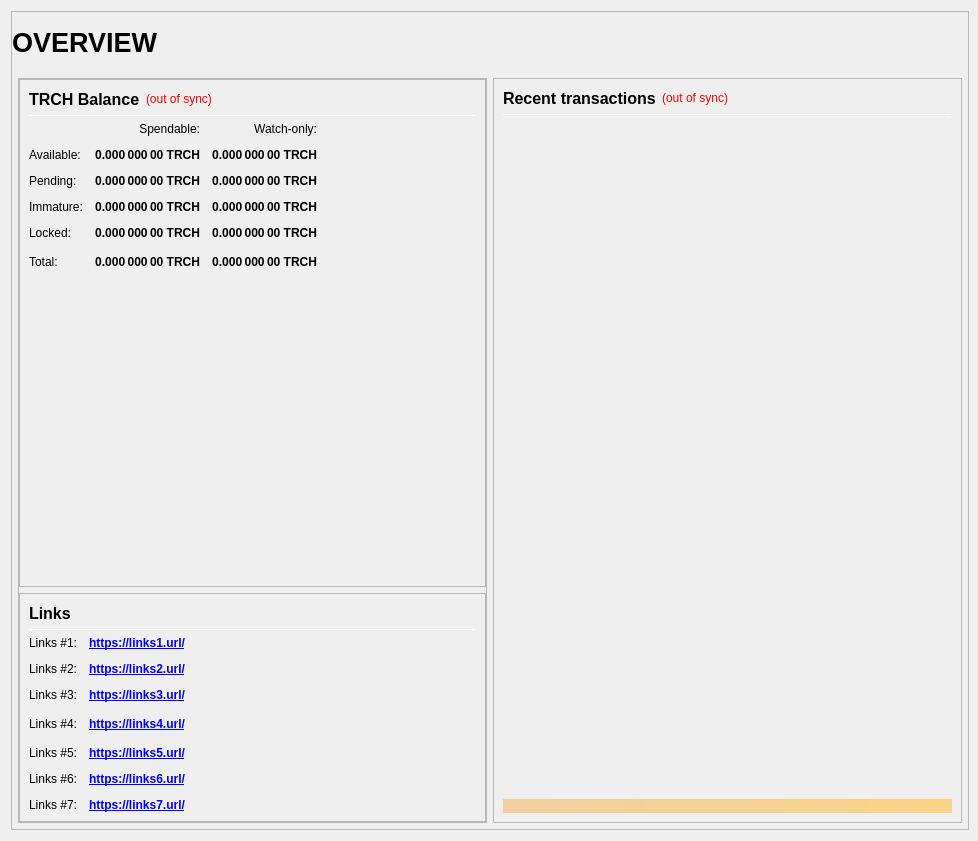
<?xml version="1.0" encoding="UTF-8"?>
<ui version="4.0">
 <class>OverviewPage</class>
 <widget class="QWidget" name="OverviewPage">
  <property name="geometry">
   <rect>
    <x>0</x>
    <y>0</y>
    <width>978</width>
    <height>841</height>
   </rect>
  </property>
  <property name="minimumSize">
   <size>
    <width>960</width>
    <height>682</height>
   </size>
  </property>
  <property name="windowTitle">
   <string>Form</string>
  </property>
  <layout class="QVBoxLayout" name="topLayout" stretch="1">
   <property name="rightMargin">
    <number>9</number>
   </property>
   <item>
    <widget class="QFrame" name="frame_BG">
     <property name="minimumSize">
      <size>
       <width>850</width>
       <height>610</height>
      </size>
     </property>
     <property name="maximumSize">
      <size>
       <width>16777215</width>
       <height>16777215</height>
      </size>
     </property>
     <property name="frameShape">
      <enum>QFrame::StyledPanel</enum>
     </property>
     <property name="frameShadow">
      <enum>QFrame::Raised</enum>
     </property>
     <layout class="QVBoxLayout" name="verticalLayout_3" stretch="1">
      <property name="leftMargin">
       <number>0</number>
      </property>
      <property name="topMargin">
       <number>0</number>
      </property>
      <property name="rightMargin">
       <number>0</number>
      </property>
      <property name="bottomMargin">
       <number>6</number>
      </property>
      <item>
       <layout class="QVBoxLayout" name="verticalLayout_Master" stretch="0,1">
        <property name="leftMargin">
         <number>0</number>
        </property>
        <property name="topMargin">
         <number>0</number>
        </property>
        <property name="rightMargin">
         <number>0</number>
        </property>
        <property name="bottomMargin">
         <number>0</number>
        </property>
        <item>
         <widget class="QFrame" name="frame_Header">
          <layout class="QVBoxLayout" name="verticalLayout_Header" stretch="0">
           <property name="leftMargin">
            <number>0</number>
           </property>
           <property name="topMargin">
            <number>0</number>
           </property>
           <property name="rightMargin">
            <number>0</number>
           </property>
           <property name="bottomMargin">
            <number>0</number>
           </property>
           <item>
            <layout class="QHBoxLayout" name="horizontalLayout_Header" stretch="1,0,1">
             <property name="spacing">
              <number>6</number>
             </property>
             <item>
              <widget class="QLabel" name="labelOverviewHeaderLeft">
               <property name="minimumSize">
                <size>
                 <width>464</width>
                 <height>60</height>
                </size>
               </property>
               <property name="maximumSize">
                <size>
                 <width>16777215</width>
                 <height>60</height>
                </size>
               </property>
               <property name="font">
                <font>
                 <pointsize>20</pointsize>
                 <weight>75</weight>
                 <bold>true</bold>
                </font>
               </property>
               <property name="text">
                <string>OVERVIEW</string>
               </property>
               <property name="alignment">
                <set>Qt::AlignLeading|Qt::AlignLeft|Qt::AlignVCenter</set>
               </property>
              </widget>
             </item>
             <item>
              <spacer name="horizontalSpacer_Header">
               <property name="orientation">
                <enum>Qt::Horizontal</enum>
               </property>
               <property name="sizeHint" stdset="0">
                <size>
                 <width>40</width>
                 <height>20</height>
                </size>
               </property>
              </spacer>
             </item>
             <item>
              <widget class="QLabel" name="labelOverviewHeaderRight">
               <property name="minimumSize">
                <size>
                 <width>464</width>
                 <height>60</height>
                </size>
               </property>
               <property name="maximumSize">
                <size>
                 <width>16777215</width>
                 <height>60</height>
                </size>
               </property>
               <property name="font">
                <font>
                 <pointsize>14</pointsize>
                </font>
               </property>
               <property name="text">
                <string/>
               </property>
               <property name="alignment">
                <set>Qt::AlignRight|Qt::AlignTrailing|Qt::AlignVCenter</set>
               </property>
              </widget>
             </item>
            </layout>
           </item>
          </layout>
         </widget>
        </item>
        <item>
         <widget class="QFrame" name="frame_Content">
          <layout class="QVBoxLayout" name="verticalLayout_Content">
           <property name="leftMargin">
            <number>6</number>
           </property>
           <property name="topMargin">
            <number>0</number>
           </property>
           <property name="rightMargin">
            <number>6</number>
           </property>
           <property name="bottomMargin">
            <number>0</number>
           </property>
           <item>
            <layout class="QHBoxLayout" name="horizontalLayout_Content" stretch="1,1">
             <property name="spacing">
              <number>6</number>
             </property>
             <item>
              <layout class="QVBoxLayout" name="verticalLayout_left" stretch="1">
               <item>
                <widget class="QFrame" name="frameObfuscation">
                 <property name="minimumSize">
                  <size>
                   <width>0</width>
                   <height>0</height>
                  </size>
                 </property>
                 <property name="frameShape">
                  <enum>QFrame::StyledPanel</enum>
                 </property>
                 <property name="frameShadow">
                  <enum>QFrame::Raised</enum>
                 </property>
                 <layout class="QVBoxLayout" name="verticalLayout" stretch="0,0,0,0">
                  <property name="leftMargin">
                   <number>0</number>
                  </property>
                  <property name="topMargin">
                   <number>0</number>
                  </property>
                  <property name="rightMargin">
                   <number>0</number>
                  </property>
                  <property name="bottomMargin">
                   <number>0</number>
                  </property>
                  <item>
                   <widget class="QFrame" name="frame_Balances">
                    <property name="frameShape">
                     <enum>QFrame::StyledPanel</enum>
                    </property>
                    <property name="frameShadow">
                     <enum>QFrame::Raised</enum>
                    </property>
                    <layout class="QVBoxLayout" name="verticalLayout_4">
                     <item>
                      <layout class="QHBoxLayout" name="horizontalLayout_4">
                       <item>
                        <widget class="QLabel" name="label_5">
                         <property name="minimumSize">
                          <size>
                           <width>0</width>
                           <height>20</height>
                          </size>
                         </property>
                         <property name="font">
                          <font>
                           <pointsize>12</pointsize>
                           <weight>75</weight>
                           <bold>true</bold>
                          </font>
                         </property>
                         <property name="text">
                          <string>TRCH Balance</string>
                         </property>
                        </widget>
                       </item>
                       <item>
                        <widget class="QLabel" name="labelWalletStatus">
                         <property name="cursor">
                          <cursorShape>WhatsThisCursor</cursorShape>
                         </property>
                         <property name="toolTip">
                          <string>The displayed information may be out of date. Your wallet automatically synchronizes with the TRCH network after a connection is established, but this process has not completed yet.</string>
                         </property>
                         <property name="styleSheet">
                          <string notr="true">QLabel { color: red; }</string>
                         </property>
                         <property name="text">
                          <string notr="true">(out of sync)</string>
                         </property>
                         <property name="alignment">
                          <set>Qt::AlignLeading|Qt::AlignLeft|Qt::AlignVCenter</set>
                         </property>
                        </widget>
                       </item>
                       <item>
                        <spacer name="horizontalSpacer_3">
                         <property name="orientation">
                          <enum>Qt::Horizontal</enum>
                         </property>
                         <property name="sizeHint" stdset="0">
                          <size>
                           <width>40</width>
                           <height>20</height>
                          </size>
                         </property>
                        </spacer>
                       </item>
                      </layout>
                     </item>
                     <item>
                      <widget class="Line" name="line_Balance">
                       <property name="minimumSize">
                        <size>
                         <width>0</width>
                         <height>1</height>
                        </size>
                       </property>
                       <property name="maximumSize">
                        <size>
                         <width>16777215</width>
                         <height>1</height>
                        </size>
                       </property>
                       <property name="orientation">
                        <enum>Qt::Horizontal</enum>
                       </property>
                      </widget>
                     </item>
                     <item>
                      <layout class="QGridLayout" name="gridLayout">
                       <property name="spacing">
                        <number>12</number>
                       </property>
                       <item row="0" column="1">
                        <widget class="QLabel" name="labelSpendable">
                         <property name="text">
                          <string>Spendable:</string>
                         </property>
                         <property name="alignment">
                          <set>Qt::AlignRight|Qt::AlignTrailing|Qt::AlignVCenter</set>
                         </property>
                        </widget>
                       </item>
                       <item row="0" column="2">
                        <widget class="QLabel" name="labelWatchonly">
                         <property name="text">
                          <string>Watch-only:</string>
                         </property>
                         <property name="alignment">
                          <set>Qt::AlignRight|Qt::AlignTrailing|Qt::AlignVCenter</set>
                         </property>
                        </widget>
                       </item>
                       <item row="1" column="0">
                        <widget class="QLabel" name="labelBalanceText">
                         <property name="text">
                          <string>Available:</string>
                         </property>
                        </widget>
                       </item>
                       <item row="1" column="1">
                        <widget class="QLabel" name="labelBalance">
                         <property name="font">
                          <font>
                           <weight>75</weight>
                           <bold>true</bold>
                          </font>
                         </property>
                         <property name="cursor">
                          <cursorShape>IBeamCursor</cursorShape>
                         </property>
                         <property name="toolTip">
                          <string>Your current spendable balance</string>
                         </property>
                         <property name="text">
                          <string notr="true">0.000 000 00 TRCH</string>
                         </property>
                         <property name="alignment">
                          <set>Qt::AlignRight|Qt::AlignTrailing|Qt::AlignVCenter</set>
                         </property>
                         <property name="textInteractionFlags">
                          <set>Qt::LinksAccessibleByMouse|Qt::TextSelectableByKeyboard|Qt::TextSelectableByMouse</set>
                         </property>
                        </widget>
                       </item>
                       <item row="1" column="2">
                        <widget class="QLabel" name="labelWatchAvailable">
                         <property name="font">
                          <font>
                           <weight>75</weight>
                           <bold>true</bold>
                          </font>
                         </property>
                         <property name="cursor">
                          <cursorShape>IBeamCursor</cursorShape>
                         </property>
                         <property name="toolTip">
                          <string>Your current balance in watch-only addresses</string>
                         </property>
                         <property name="text">
                          <string notr="true">0.000 000 00 TRCH</string>
                         </property>
                         <property name="alignment">
                          <set>Qt::AlignRight|Qt::AlignTrailing|Qt::AlignVCenter</set>
                         </property>
                         <property name="textInteractionFlags">
                          <set>Qt::LinksAccessibleByMouse|Qt::TextSelectableByKeyboard|Qt::TextSelectableByMouse</set>
                         </property>
                        </widget>
                       </item>
                       <item row="2" column="0">
                        <widget class="QLabel" name="labelPendingText">
                         <property name="text">
                          <string>Pending:</string>
                         </property>
                        </widget>
                       </item>
                       <item row="2" column="1">
                        <widget class="QLabel" name="labelUnconfirmed">
                         <property name="font">
                          <font>
                           <weight>75</weight>
                           <bold>true</bold>
                          </font>
                         </property>
                         <property name="cursor">
                          <cursorShape>IBeamCursor</cursorShape>
                         </property>
                         <property name="toolTip">
                          <string>Total of transactions that have yet to be confirmed, and do not yet count toward the spendable balance</string>
                         </property>
                         <property name="text">
                          <string notr="true">0.000 000 00 TRCH</string>
                         </property>
                         <property name="alignment">
                          <set>Qt::AlignRight|Qt::AlignTrailing|Qt::AlignVCenter</set>
                         </property>
                         <property name="textInteractionFlags">
                          <set>Qt::LinksAccessibleByMouse|Qt::TextSelectableByKeyboard|Qt::TextSelectableByMouse</set>
                         </property>
                        </widget>
                       </item>
                       <item row="2" column="2">
                        <widget class="QLabel" name="labelWatchPending">
                         <property name="font">
                          <font>
                           <weight>75</weight>
                           <bold>true</bold>
                          </font>
                         </property>
                         <property name="cursor">
                          <cursorShape>IBeamCursor</cursorShape>
                         </property>
                         <property name="toolTip">
                          <string>Unconfirmed transactions to watch-only addresses</string>
                         </property>
                         <property name="text">
                          <string notr="true">0.000 000 00 TRCH</string>
                         </property>
                         <property name="alignment">
                          <set>Qt::AlignRight|Qt::AlignTrailing|Qt::AlignVCenter</set>
                         </property>
                         <property name="textInteractionFlags">
                          <set>Qt::LinksAccessibleByMouse|Qt::TextSelectableByKeyboard|Qt::TextSelectableByMouse</set>
                         </property>
                        </widget>
                       </item>
                       <item row="3" column="0">
                        <widget class="QLabel" name="labelImmatureText">
                         <property name="text">
                          <string>Immature:</string>
                         </property>
                        </widget>
                       </item>
                       <item row="3" column="1">
                        <widget class="QLabel" name="labelImmature">
                         <property name="font">
                          <font>
                           <weight>75</weight>
                           <bold>true</bold>
                          </font>
                         </property>
                         <property name="cursor">
                          <cursorShape>IBeamCursor</cursorShape>
                         </property>
                         <property name="toolTip">
                          <string>Staked or masternode rewards that has not yet matured</string>
                         </property>
                         <property name="text">
                          <string notr="true">0.000 000 00 TRCH</string>
                         </property>
                         <property name="alignment">
                          <set>Qt::AlignRight|Qt::AlignTrailing|Qt::AlignVCenter</set>
                         </property>
                         <property name="textInteractionFlags">
                          <set>Qt::LinksAccessibleByMouse|Qt::TextSelectableByKeyboard|Qt::TextSelectableByMouse</set>
                         </property>
                        </widget>
                       </item>
                       <item row="3" column="2">
                        <widget class="QLabel" name="labelWatchImmature">
                         <property name="font">
                          <font>
                           <weight>75</weight>
                           <bold>true</bold>
                          </font>
                         </property>
                         <property name="cursor">
                          <cursorShape>IBeamCursor</cursorShape>
                         </property>
                         <property name="toolTip">
                          <string>Staked or masternode rewards in watch-only addresses that has not yet matured</string>
                         </property>
                         <property name="text">
                          <string notr="true">0.000 000 00 TRCH</string>
                         </property>
                         <property name="alignment">
                          <set>Qt::AlignRight|Qt::AlignTrailing|Qt::AlignVCenter</set>
                         </property>
                         <property name="textInteractionFlags">
                          <set>Qt::LinksAccessibleByMouse|Qt::TextSelectableByKeyboard|Qt::TextSelectableByMouse</set>
                         </property>
                        </widget>
                       </item>
                       <item row="4" column="0">
                        <widget class="QLabel" name="labelLockedBalanceText">
                         <property name="toolTip">
                          <string>Locked TRCH or Masternode collaterals.</string>
                         </property>
                         <property name="text">
                          <string>Locked:</string>
                         </property>
                        </widget>
                       </item>
                       <item row="4" column="1">
                        <widget class="QLabel" name="labelLockedBalance">
                         <property name="font">
                          <font>
                           <weight>75</weight>
                           <bold>true</bold>
                          </font>
                         </property>
                         <property name="cursor">
                          <cursorShape>IBeamCursor</cursorShape>
                         </property>
                         <property name="toolTip">
                          <string>Locked TRCH or Masternode collaterals</string>
                         </property>
                         <property name="text">
                          <string notr="true">0.000 000 00 TRCH</string>
                         </property>
                         <property name="alignment">
                          <set>Qt::AlignRight|Qt::AlignTrailing|Qt::AlignVCenter</set>
                         </property>
                         <property name="textInteractionFlags">
                          <set>Qt::LinksAccessibleByMouse|Qt::TextSelectableByKeyboard|Qt::TextSelectableByMouse</set>
                         </property>
                        </widget>
                       </item>
                       <item row="4" column="2">
                        <widget class="QLabel" name="labelWatchLocked">
                         <property name="font">
                          <font>
                           <weight>75</weight>
                           <bold>true</bold>
                          </font>
                         </property>
                         <property name="cursor">
                          <cursorShape>IBeamCursor</cursorShape>
                         </property>
                         <property name="toolTip">
                          <string>Current locked balance in watch-only addresses</string>
                         </property>
                         <property name="text">
                          <string notr="true">0.000 000 00 TRCH</string>
                         </property>
                         <property name="alignment">
                          <set>Qt::AlignRight|Qt::AlignTrailing|Qt::AlignVCenter</set>
                         </property>
                         <property name="textInteractionFlags">
                          <set>Qt::LinksAccessibleByMouse|Qt::TextSelectableByKeyboard|Qt::TextSelectableByMouse</set>
                         </property>
                        </widget>
                       </item>
                       <item row="5" column="0">
                        <widget class="QLabel" name="labelTotalText">
                         <property name="toolTip">
                          <string>Your current TRCH balance, unconfirmed and immature transactions included</string>
                         </property>
                         <property name="text">
                          <string>Total:</string>
                         </property>
                        </widget>
                       </item>
                       <item row="5" column="1">
                        <widget class="QLabel" name="labelTotal">
                         <property name="font">
                          <font>
                           <weight>75</weight>
                           <bold>true</bold>
                          </font>
                         </property>
                         <property name="cursor">
                          <cursorShape>IBeamCursor</cursorShape>
                         </property>
                         <property name="toolTip">
                          <string>Your current TRCH balance, unconfirmed and immature transactions included</string>
                         </property>
                         <property name="text">
                          <string notr="true">0.000 000 00 TRCH</string>
                         </property>
                         <property name="alignment">
                          <set>Qt::AlignRight|Qt::AlignTrailing|Qt::AlignVCenter</set>
                         </property>
                         <property name="textInteractionFlags">
                          <set>Qt::LinksAccessibleByMouse|Qt::TextSelectableByKeyboard|Qt::TextSelectableByMouse</set>
                         </property>
                        </widget>
                       </item>
                       <item row="5" column="2">
                        <widget class="QLabel" name="labelWatchTotal">
                         <property name="font">
                          <font>
                           <weight>75</weight>
                           <bold>true</bold>
                          </font>
                         </property>
                         <property name="cursor">
                          <cursorShape>IBeamCursor</cursorShape>
                         </property>
                         <property name="toolTip">
                          <string>Current total balance in watch-only addresses</string>
                         </property>
                         <property name="text">
                          <string notr="true">0.000 000 00 TRCH</string>
                         </property>
                         <property name="alignment">
                          <set>Qt::AlignRight|Qt::AlignTrailing|Qt::AlignVCenter</set>
                         </property>
                         <property name="textInteractionFlags">
                          <set>Qt::LinksAccessibleByMouse|Qt::TextSelectableByKeyboard|Qt::TextSelectableByMouse</set>
                         </property>
                        </widget>
                       </item>
                       <item row="5" column="3">
                        <spacer name="horizontalSpacer_9">
                         <property name="orientation">
                          <enum>Qt::Horizontal</enum>
                         </property>
                         <property name="sizeHint" stdset="0">
                          <size>
                           <width>40</width>
                           <height>20</height>
                          </size>
                         </property>
                        </spacer>
                       </item>
                      </layout>
                     </item>
                     <item>
                      <spacer name="verticalSpacer_1">
                       <property name="orientation">
                        <enum>Qt::Vertical</enum>
                       </property>
                       <property name="sizeHint" stdset="0">
                        <size>
                         <width>20</width>
                         <height>40</height>
                        </size>
                       </property>
                      </spacer>
                     </item>
                    </layout>
                   </widget>
                  </item>
                  <item>
                   <widget class="QFrame" name="frame_Links">
                    <property name="frameShape">
                     <enum>QFrame::StyledPanel</enum>
                    </property>
                    <property name="frameShadow">
                     <enum>QFrame::Raised</enum>
                    </property>
                    <layout class="QVBoxLayout" name="verticalLayout_Links">
                     <item>
                      <layout class="QHBoxLayout" name="horizontalLayout_Links_1" stretch="0,0">
                       <item>
                        <widget class="QLabel" name="label_Links_title">
                         <property name="minimumSize">
                          <size>
                           <width>0</width>
                           <height>20</height>
                          </size>
                         </property>
                         <property name="font">
                          <font>
                           <pointsize>12</pointsize>
                           <weight>75</weight>
                           <bold>true</bold>
                          </font>
                         </property>
                         <property name="text">
                          <string>Links</string>
                         </property>
                        </widget>
                       </item>
                       <item>
                        <spacer name="horizontalSpacer_Links_1">
                         <property name="orientation">
                          <enum>Qt::Horizontal</enum>
                         </property>
                         <property name="sizeHint" stdset="0">
                          <size>
                           <width>40</width>
                           <height>20</height>
                          </size>
                         </property>
                        </spacer>
                       </item>
                      </layout>
                     </item>
                     <item>
                      <widget class="Line" name="line_Links">
                       <property name="minimumSize">
                        <size>
                         <width>0</width>
                         <height>1</height>
                        </size>
                       </property>
                       <property name="maximumSize">
                        <size>
                         <width>16777215</width>
                         <height>1</height>
                        </size>
                       </property>
                       <property name="orientation">
                        <enum>Qt::Horizontal</enum>
                       </property>
                      </widget>
                     </item>
                     <item>
                      <layout class="QGridLayout" name="gridLayout_Links">
                       <property name="spacing">
                        <number>12</number>
                       </property>
                       <item row="1" column="0">
                        <widget class="QLabel" name="labelLinks1">
                         <property name="text">
                          <string>Links #1:</string>
                         </property>
                        </widget>
                       </item>
                       <item row="1" column="1">
                        <widget class="QLabel" name="labelLinksUrl1">
                         <property name="font">
                          <font>
                           <weight>75</weight>
                           <bold>true</bold>
                          </font>
                         </property>
                         <property name="text">
                          <string notr="true">&lt;a href=&quot;https://links1.url/&quot;&gt;https://links1.url/&lt;/a&gt;</string>
                         </property>
                         <property name="textFormat">
                          <enum>Qt::RichText</enum>
                         </property>
                         <property name="alignment">
                          <set>Qt::AlignLeading|Qt::AlignLeft|Qt::AlignVCenter</set>
                         </property>
                         <property name="openExternalLinks">
                          <bool>true</bool>
                         </property>
                        </widget>
                       </item>
                       <item row="2" column="0">
                        <widget class="QLabel" name="labelLinks2">
                         <property name="text">
                          <string>Links #2:</string>
                         </property>
                        </widget>
                       </item>
                       <item row="2" column="1">
                        <widget class="QLabel" name="labelLinksUrl2">
                         <property name="font">
                          <font>
                           <weight>75</weight>
                           <bold>true</bold>
                          </font>
                         </property>
                         <property name="text">
                          <string notr="true">&lt;a href=&quot;https://links2.url/&quot;&gt;https://links2.url/&lt;/a&gt;</string>
                         </property>
                         <property name="alignment">
                          <set>Qt::AlignLeading|Qt::AlignLeft|Qt::AlignVCenter</set>
                         </property>
                         <property name="openExternalLinks">
                          <bool>true</bool>
                         </property>
                        </widget>
                       </item>
                       <item row="3" column="0">
                        <widget class="QLabel" name="labelLinks3">
                         <property name="text">
                          <string>Links #3:</string>
                         </property>
                        </widget>
                       </item>
                       <item row="3" column="1">
                        <widget class="QLabel" name="labelLinksUrl3">
                         <property name="font">
                          <font>
                           <weight>75</weight>
                           <bold>true</bold>
                          </font>
                         </property>
                         <property name="text">
                          <string notr="true">&lt;a href=&quot;https://links3.url/&quot;&gt;https://links3.url/&lt;/a&gt;</string>
                         </property>
                         <property name="alignment">
                           <set>Qt::AlignLeading|Qt::AlignLeft|Qt::AlignVCenter</set>
                         </property>
                         <property name="openExternalLinks">
                          <bool>true</bool>
                         </property>
                        </widget>
                       </item>
                       <item row="4" column="0">
                        <widget class="QLabel" name="labelLinks4">
                         <property name="text">
                          <string>Links #4:</string>
                         </property>
                        </widget>
                       </item>
                       <item row="4" column="1">
                        <widget class="QLabel" name="labelLinksUrl4">
                         <property name="font">
                          <font>
                           <weight>75</weight>
                           <bold>true</bold>
                          </font>
                         </property>
                         <property name="text">
                          <string notr="true">&lt;a href=&quot;https://links4.url/&quot;&gt;https://links4.url/&lt;/a&gt;</string>
                         </property>
                         <property name="alignment">
                           <set>Qt::AlignLeading|Qt::AlignLeft|Qt::AlignVCenter</set>
                         </property>
                         <property name="openExternalLinks">
                          <bool>true</bool>
                         </property>
                        </widget>
                       </item>
                       <item row="4" column="2">
                        <spacer name="horizontalSpacer_Links_2">
                         <property name="orientation">
                          <enum>Qt::Horizontal</enum>
                         </property>
                         <property name="sizeHint" stdset="0">
                          <size>
                           <width>40</width>
                           <height>20</height>
                          </size>
                         </property>
                        </spacer>
                       </item>
                       <item row="5" column="0">
                        <widget class="QLabel" name="labelLinks5">
                         <property name="text">
                          <string>Links #5:</string>
                         </property>
                        </widget>
                       </item>
                       <item row="5" column="1">
                        <widget class="QLabel" name="labelLinksUrl5">
                         <property name="font">
                          <font>
                           <weight>75</weight>
                           <bold>true</bold>
                          </font>
                         </property>
                         <property name="text">
                          <string notr="true">&lt;a href=&quot;https://links5.url/&quot;&gt;https://links5.url/&lt;/a&gt;</string>
                         </property>
                         <property name="alignment">
                           <set>Qt::AlignLeading|Qt::AlignLeft|Qt::AlignVCenter</set>
                         </property>
                         <property name="openExternalLinks">
                          <bool>true</bool>
                         </property>
                        </widget>
                       </item>
                       <item row="6" column="0">
                        <widget class="QLabel" name="labelLinks6">
                         <property name="text">
                          <string>Links #6:</string>
                         </property>
                        </widget>
                       </item>
                       <item row="6" column="1">
                        <widget class="QLabel" name="labelLinksUrl6">
                         <property name="font">
                          <font>
                           <weight>75</weight>
                           <bold>true</bold>
                          </font>
                         </property>
                         <property name="text">
                          <string notr="true">&lt;a href=&quot;https://links6.url/&quot;&gt;https://links6.url/&lt;/a&gt;</string>
                         </property>
                         <property name="alignment">
                           <set>Qt::AlignLeading|Qt::AlignLeft|Qt::AlignVCenter</set>
                         </property>
                         <property name="openExternalLinks">
                          <bool>true</bool>
                         </property>
                        </widget>
                       </item>
                       <item row="7" column="0">
                        <widget class="QLabel" name="labelLinks7">
                         <property name="text">
                          <string>Links #7:</string>
                         </property>
                        </widget>
                       </item>
                       <item row="7" column="1">
                        <widget class="QLabel" name="labelLinksUrl7">
                         <property name="font">
                          <font>
                           <weight>75</weight>
                           <bold>true</bold>
                          </font>
                         </property>
                         <property name="text">
                          <string notr="true">&lt;a href=&quot;https://links7.url/&quot;&gt;https://links7.url/&lt;/a&gt;</string>
                         </property>
                         <property name="alignment">
                           <set>Qt::AlignLeading|Qt::AlignLeft|Qt::AlignVCenter</set>
                         </property>
                         <property name="openExternalLinks">
                          <bool>true</bool>
                         </property>
                        </widget>
                       </item>
                      </layout>
                     </item>
                    </layout>
                   </widget>
                  </item>
                 </layout>
                </widget>
               </item>
              </layout>
             </item>
             <item>
              <layout class="QVBoxLayout" name="verticalLayout_right" stretch="1">
               <item>
                <widget class="QFrame" name="frame_RecentTransactions">
                 <property name="minimumSize">
                  <size>
                   <width>0</width>
                   <height>0</height>
                  </size>
                 </property>
                 <property name="frameShape">
                  <enum>QFrame::StyledPanel</enum>
                 </property>
                 <property name="frameShadow">
                  <enum>QFrame::Raised</enum>
                 </property>
                 <layout class="QVBoxLayout" name="verticalLayout_1" stretch="0,0,0,0,0">
                  <item>
                   <layout class="QHBoxLayout" name="horizontalLayout_2">
                    <item>
                     <widget class="QLabel" name="label_4">
                      <property name="minimumSize">
                       <size>
                        <width>0</width>
                        <height>20</height>
                       </size>
                      </property>
                      <property name="font">
                       <font>
                        <pointsize>12</pointsize>
                        <weight>75</weight>
                        <bold>true</bold>
                       </font>
                      </property>
                      <property name="text">
                       <string>Recent transactions</string>
                      </property>
                     </widget>
                    </item>
                    <item>
                     <widget class="QLabel" name="labelTransactionsStatus">
                      <property name="cursor">
                       <cursorShape>WhatsThisCursor</cursorShape>
                      </property>
                      <property name="toolTip">
                       <string>The displayed information may be out of date. Your wallet automatically synchronizes with the TRCH network after a connection is established, but this process has not completed yet.</string>
                      </property>
                      <property name="styleSheet">
                       <string notr="true">QLabel { color: red; }</string>
                      </property>
                      <property name="text">
                       <string notr="true">(out of sync)</string>
                      </property>
                      <property name="alignment">
                       <set>Qt::AlignRight|Qt::AlignTrailing|Qt::AlignVCenter</set>
                      </property>
                     </widget>
                    </item>
                    <item>
                     <spacer name="horizontalSpacer">
                      <property name="orientation">
                       <enum>Qt::Horizontal</enum>
                      </property>
                      <property name="sizeHint" stdset="0">
                       <size>
                        <width>40</width>
                        <height>20</height>
                       </size>
                      </property>
                     </spacer>
                    </item>
                   </layout>
                  </item>
                  <item>
                   <widget class="Line" name="line">
                    <property name="minimumSize">
                     <size>
                      <width>0</width>
                      <height>1</height>
                     </size>
                    </property>
                    <property name="maximumSize">
                     <size>
                      <width>16777215</width>
                      <height>1</height>
                     </size>
                    </property>
                    <property name="orientation">
                     <enum>Qt::Horizontal</enum>
                    </property>
                   </widget>
                  </item>
                  <item>
                   <widget class="QListView" name="listTransactions">
                    <property name="minimumSize">
                     <size>
                      <width>0</width>
                      <height>0</height>
                     </size>
                    </property>
                    <property name="styleSheet">
                     <string notr="true">QListView { background: transparent; }</string>
                    </property>
                    <property name="frameShape">
                     <enum>QFrame::NoFrame</enum>
                    </property>
                    <property name="verticalScrollBarPolicy">
                     <enum>Qt::ScrollBarAlwaysOff</enum>
                    </property>
                    <property name="horizontalScrollBarPolicy">
                     <enum>Qt::ScrollBarAlwaysOff</enum>
                    </property>
                    <property name="selectionMode">
                     <enum>QAbstractItemView::NoSelection</enum>
                    </property>
                   </widget>
                  </item>
                  <item>
                   <spacer name="verticalSpacer_2">
                    <property name="orientation">
                     <enum>Qt::Vertical</enum>
                    </property>
                    <property name="sizeType">
                     <enum>QSizePolicy::Expanding</enum>
                    </property>
                    <property name="sizeHint" stdset="0">
                     <size>
                      <width>20</width>
                      <height>40</height>
                     </size>
                    </property>
                   </spacer>
                  </item>
                  <item>
                   <widget class="QLabel" name="labelAlerts">
                    <property name="maximumSize">
                     <size>
                      <width>16777215</width>
                      <height>16777215</height>
                     </size>
                    </property>
                    <property name="styleSheet">
                     <string notr="true">background-color: qlineargradient(x1: 0, y1: 0, x2: 1, y2: 0, stop:0 #F0D0A0, stop:1 #F8D488); color:#000000;</string>
                    </property>
                    <property name="text">
                     <string/>
                    </property>
                    <property name="wordWrap">
                     <bool>true</bool>
                    </property>
                    <property name="margin">
                     <number>3</number>
                    </property>
                   </widget>
                  </item>
                 </layout>
                </widget>
               </item>
              </layout>
             </item>
            </layout>
           </item>
          </layout>
         </widget>
        </item>
       </layout>
      </item>
     </layout>
    </widget>
   </item>
  </layout>
 </widget>
 <resources/>
 <connections/>
</ui>
